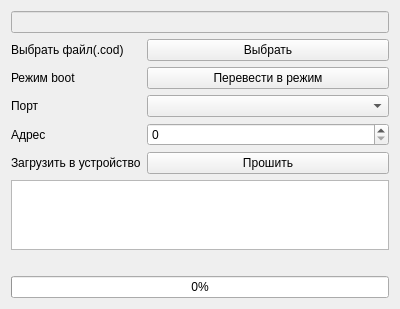
<?xml version="1.0" encoding="UTF-8"?>
<ui version="4.0">
 <class>bootForm</class>
 <widget class="QWidget" name="bootForm">
  <property name="geometry">
   <rect>
    <x>0</x>
    <y>0</y>
    <width>400</width>
    <height>300</height>
   </rect>
  </property>
  <property name="windowTitle">
   <string>Form</string>
  </property>
  <layout class="QGridLayout" name="gridLayout">
   <item row="4" column="1" colspan="2">
    <widget class="QComboBox" name="comboBox"/>
   </item>
   <item row="0" column="0" colspan="3">
    <widget class="QLineEdit" name="lin_pathfile">
     <property name="enabled">
      <bool>false</bool>
     </property>
    </widget>
   </item>
   <item row="9" column="0">
    <widget class="QLabel" name="lab_info">
     <property name="text">
      <string/>
     </property>
    </widget>
   </item>
   <item row="2" column="1" colspan="2">
    <widget class="QPushButton" name="button_toboot">
     <property name="text">
      <string>Перевести в режим</string>
     </property>
    </widget>
   </item>
   <item row="8" column="0" colspan="3">
    <widget class="QTextBrowser" name="textBrowser"/>
   </item>
   <item row="4" column="0">
    <widget class="QLabel" name="label">
     <property name="text">
      <string>Порт</string>
     </property>
    </widget>
   </item>
   <item row="5" column="0">
    <widget class="QLabel" name="lab_adrModbas">
     <property name="text">
      <string>Адрес</string>
     </property>
    </widget>
   </item>
   <item row="10" column="0" colspan="3">
    <widget class="QProgressBar" name="progressBar">
     <property name="value">
      <number>0</number>
     </property>
    </widget>
   </item>
   <item row="7" column="0">
    <widget class="QLabel" name="lab_boot">
     <property name="text">
      <string>Загрузить в устройство</string>
     </property>
    </widget>
   </item>
   <item row="7" column="1" colspan="2">
    <widget class="QPushButton" name="button_boot">
     <property name="text">
      <string>Прошить</string>
     </property>
    </widget>
   </item>
   <item row="5" column="1" colspan="2">
    <widget class="QSpinBox" name="spin_adrmodbus"/>
   </item>
   <item row="2" column="0">
    <widget class="QLabel" name="lab_tobott">
     <property name="text">
      <string>Режим boot</string>
     </property>
    </widget>
   </item>
   <item row="1" column="0">
    <widget class="QLabel" name="lab_file">
     <property name="text">
      <string>Выбрать файл(.cod)</string>
     </property>
    </widget>
   </item>
   <item row="1" column="1" colspan="2">
    <widget class="QPushButton" name="button_file">
     <property name="text">
      <string>Выбрать</string>
     </property>
    </widget>
   </item>
  </layout>
 </widget>
 <resources/>
 <connections/>
</ui>
